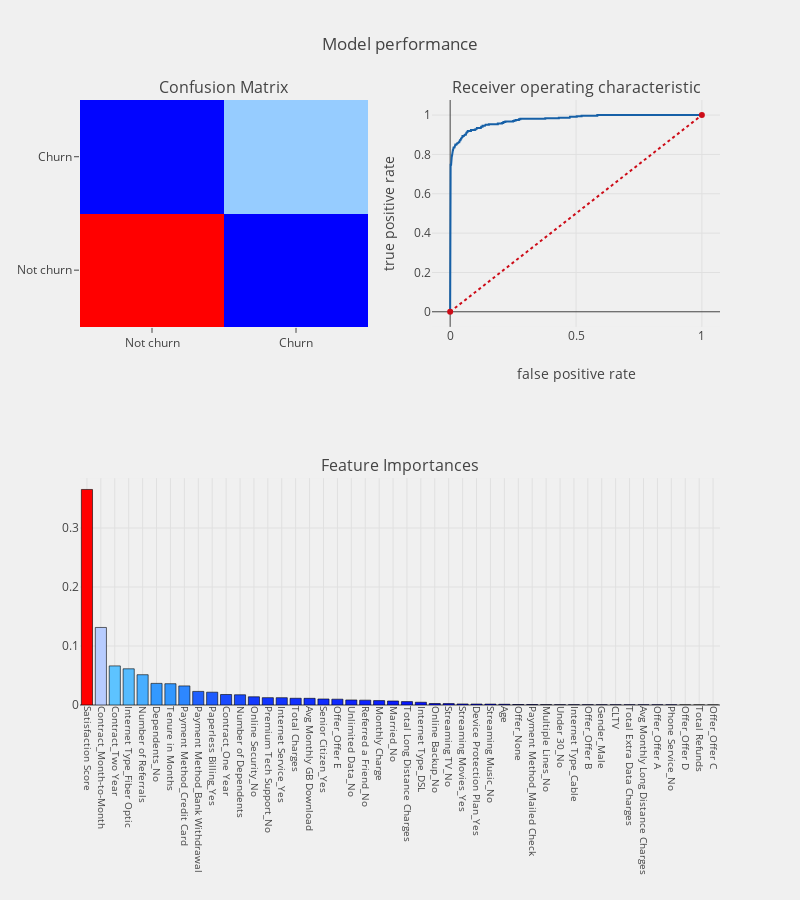

Here is the notebook cell this chart was saved with:
### Markdown cell above
## Model 3: Random Forest (SMOTE)

### Code cell
telecom_churn_prediction(rf1,X_res,testX,y_res,testY,
                         trainX.columns,"features")

### Figure 1 — Plotly figure (JSON) as saved in the notebook; plotly's stock layout.template omitted (floating-point values rounded to 4 significant figures)
{"data": [{"colorscale": "Picnic", "name": "matrix", "showscale": false, "type": "heatmap", "uid": "dcb525be-e2d5-4cbf-a7b1-67d431d16aa7", "x": ["Not churn", "Churn"], "xaxis": "x", "y": ["Not churn", "Churn"], "yaxis": "y", "z": [[997, 43], [46, 323]]}, {"line": {"color": "rgb(22, 96, 167)", "width": 2}, "name": "Roc : 0.9169962997706901", "type": "scatter", "uid": "9953122c-4e5e-428d-84f1-856dfc9da563", "x": [0, 0, 0, 0.0009615, 0.0009615, 0.001923, 0.001923, 0.003846, 0.003846, 0.004808, 0.004808, 0.005769, 0.005769, 0.006731, 0.006731, 0.007692, 0.007692, 0.009615, 0.009615, 0.01058, 0.01058, 0.01154, 0.01154, 0.0125, 0.0125, 0.01346, 0.01346, 0.01731, 0.01731, 0.01923, 0.01923, 0.02019, 0.02019, 0.02115, 0.02115, 0.02596, 0.02596, 0.02788, 0.02788, 0.03077, 0.03077, 0.03365, 0.03365, 0.03654, 0.03654, 0.03846, 0.03846, 0.04135, 0.04135, 0.04327, 0.04327, 0.04519, 0.04519, 0.04808, 0.04808, 0.04904, 0.04904, 0.05481, 0.05481, 0.05769, 0.05769, 0.0625, 0.0625, 0.06442, 0.06442, 0.06635, 0.06635, 0.06827, 0.06827, 0.07115, 0.07115, 0.08269, 0.08269, 0.09808, 0.09808, 0.1019, 0.1019, 0.1048, 0.1048, 0.1067, 0.1067, 0.1221, 0.1221, 0.1231, 0.1231, 0.1288, 0.1288, 0.1385, 0.1385, 0.1404, 0.1404, 0.1538, 0.1538, 0.1894, 0.1894, 0.2058, 0.2058, 0.2115, 0.2115, 0.2192, 0.2192, 0.25, 0.25, 0.2548, 0.2548, 0.2606, 0.2606, 0.2731, 0.2731, 0.2788, 0.2788, 0.3779, 0.3779, 0.4317, 0.4317, 0.475, 0.475, 0.476, 0.476, 0.5029, 0.5029, 0.5221, 0.5221, 0.5846, 0.5846, 1], "xaxis": "x2", "y": [0, 0.00271, 0.7019, 0.7019, 0.7425, 0.7425, 0.748, 0.748, 0.7751, 0.7751, 0.7778, 0.7778, 0.7913, 0.7913, 0.794, 0.794, 0.8049, 0.8049, 0.813, 0.813, 0.8211, 0.8211, 0.8266, 0.8266, 0.832, 0.832, 0.8347, 0.8347, 0.8401, 0.8401, 0.8428, 0.8428, 0.8482, 0.8482, 0.8509, 0.8509, 0.8537, 0.8537, 0.8564, 0.8564, 0.8591, 0.8591, 0.8618, 0.8618, 0.8672, 0.8672, 0.8726, 0.8726, 0.878, 0.878, 0.8808, 0.8808, 0.8835, 0.8835, 0.8889, 0.8889, 0.8943, 0.8943, 0.897, 0.897, 0.8997, 0.8997, 0.9079, 0.9079, 0.9106, 0.9106, 0.9133, 0.9133, 0.916, 0.916, 0.9187, 0.9187, 0.9241, 0.9241, 0.9268, 0.9268, 0.9295, 0.9295, 0.9322, 0.9322, 0.935, 0.935, 0.9377, 0.9377, 0.9404, 0.9404, 0.9458, 0.9458, 0.9485, 0.9485, 0.9512, 0.9512, 0.9539, 0.9539, 0.9566, 0.9566, 0.9593, 0.9593, 0.9648, 0.9648, 0.9675, 0.9675, 0.9702, 0.9702, 0.9729, 0.9729, 0.9756, 0.9756, 0.9783, 0.9783, 0.981, 0.981, 0.9837, 0.9837, 0.9864, 0.9864, 0.9892, 0.9892, 0.9919, 0.9919, 0.9946, 0.9946, 0.9973, 0.9973, 1, 1], "yaxis": "y2"}, {"line": {"color": "rgb(205, 12, 24)", "dash": "dot", "width": 2}, "type": "scatter", "uid": "d4ba85ce-abda-45c2-b2a6-f64c9e67da16", "x": [0, 1], "xaxis": "x2", "y": [0, 1], "yaxis": "y2"}, {"marker": {"color": [0.3653, 0.1314, 0.06627, 0.06134, 0.05132, 0.03663, 0.03609, 0.03234, 0.02304, 0.02174, 0.01779, 0.01733, 0.01391, 0.01245, 0.01239, 0.01143, 0.01132, 0.01019, 0.009849, 0.008574, 0.008232, 0.007429, 0.006785, 0.005737, 0.004701, 0.002511, 0.002354, 0.001792, 0.001611, 0.001512, 0.001245, 0.0008106, 0.0007659, 0.000622, 0.0004646, 0.0004478, 0.0003977, 0.0003604, 0.0002953, 0.0002879, 0.000267, 0.0002592, 0.0002454, 0.0001349, 5.312e-05, 1.935e-05], "colorscale": "Picnic", "line": {"color": "black", "width": 0.6}}, "name": "coefficients", "type": "bar", "uid": "6adc879f-57c5-4b20-b435-93f2b435aead", "x": ["Satisfaction Score", "Contract_Month-to-Month", "Contract_Two Year", "Internet Type_Fiber Optic", "Number of Referrals", "Dependents_No", "Tenure in Months", "Payment Method_Credit Card", "Payment Method_Bank Withdrawal", "Paperless Billing_Yes", "Contract_One Year", "Number of Dependents", "Online Security_No", "Premium Tech Support_No", "Internet Service_Yes", "Total Charges", "Avg Monthly GB Download", "Senior Citizen_Yes", "Offer_Offer E", "Unlimited Data_No", "Referred a Friend_No", "Monthly Charge", "Married_No", "Total Long Distance Charges", "Internet Type_DSL", "Online Backup_No", "Streaming TV_No", "Streaming Movies_Yes", "Device Protection Plan_Yes", "Streaming Music_No", "Age", "Offer_None", "Payment Method_Mailed Check", "Multiple Lines_No", "Under 30_No", "Internet Type_Cable", "Offer_Offer B", "Gender_Male", "CLTV", "Total Extra Data Charges", "Avg Monthly Long Distance Charges", "Offer_Offer A", "Phone Service_No", "Offer_Offer D", "Total Refunds", "Offer_Offer C"], "xaxis": "x3", "y": [0.3653, 0.1314, 0.06627, 0.06134, 0.05132, 0.03663, 0.03609, 0.03234, 0.02304, 0.02174, 0.01779, 0.01733, 0.01391, 0.01245, 0.01239, 0.01143, 0.01132, 0.01019, 0.009849, 0.008574, 0.008232, 0.007429, 0.006785, 0.005737, 0.004701, 0.002511, 0.002354, 0.001792, 0.001611, 0.001512, 0.001245, 0.0008106, 0.0007659, 0.000622, 0.0004646, 0.0004478, 0.0003977, 0.0003604, 0.0002953, 0.0002879, 0.000267, 0.0002592, 0.0002454, 0.0001349, 5.312e-05, 1.935e-05], "yaxis": "y3"}], "layout": {"annotations": [{"font": {"size": 16}, "showarrow": false, "text": "Confusion Matrix", "x": 0.225, "xanchor": "center", "xref": "paper", "y": 1, "yanchor": "bottom", "yref": "paper"}, {"font": {"size": 16}, "showarrow": false, "text": "Receiver operating characteristic", "x": 0.775, "xanchor": "center", "xref": "paper", "y": 1, "yanchor": "bottom", "yref": "paper"}, {"font": {"size": 16}, "showarrow": false, "text": "Feature Importances", "x": 0.5, "xanchor": "center", "xref": "paper", "y": 0.375, "yanchor": "bottom", "yref": "paper"}], "autosize": false, "height": 900, "margin": {"b": 195}, "paper_bgcolor": "rgba(240,240,240, 0.95)", "plot_bgcolor": "rgba(240,240,240, 0.95)", "showlegend": false, "title": "Model performance", "width": 800, "xaxis": {"anchor": "y", "domain": [0, 0.45]}, "xaxis2": {"anchor": "y2", "domain": [0.55, 1], "title": "false positive rate"}, "xaxis3": {"anchor": "y3", "domain": [0, 1], "showgrid": true, "tickangle": 90, "tickfont": {"size": 10}}, "yaxis": {"anchor": "x", "domain": [0.625, 1]}, "yaxis2": {"anchor": "x2", "domain": [0.625, 1], "title": "true positive rate"}, "yaxis3": {"anchor": "x3", "domain": [0, 0.375]}}}
